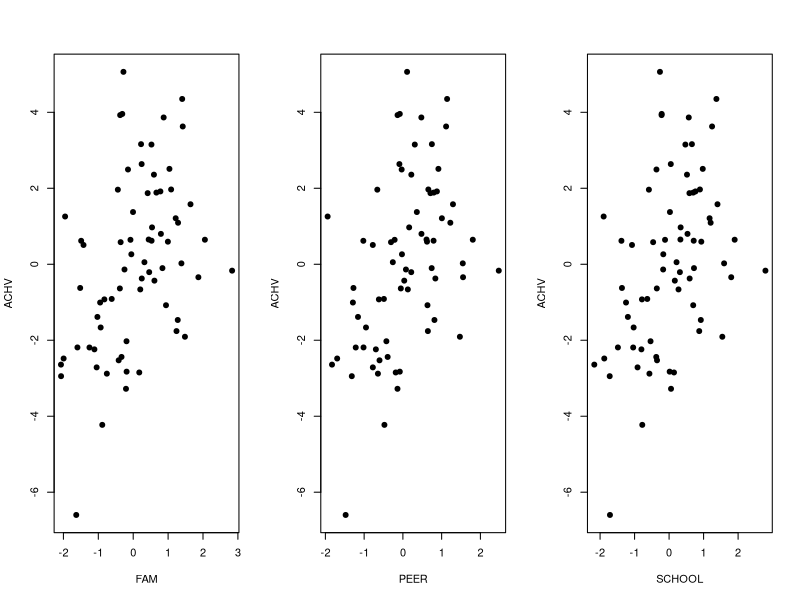

Recreate this plot in R. (Note: this script raises an error after producing the figure.)
## ---- chunk 1
setwd(dirname(rstudioapi::getActiveDocumentContext()$path))
library(readxl)  
AchieveData=read_excel("achieve.xls")
str(AchieveData)
## ---- chunk 2
par(mfrow=c(1,3))
plot(ACHV~FAM,data=AchieveData,pch=19)
plot(ACHV~PEER,data=AchieveData,pch=19)
plot(ACHV~SCHOOL,data=AchieveData,pch=19)
par(mfrow=c(1,1))

## ---- chunk 3
#achv.fit = lm(????)
#summary(achv.fit)


## ---- chunk 4
#residual plots (e v. fit, qqplot, hist)
par(mfrow=c(2,3))
plot(resid(achv.fit)~fitted(achv.fit), xlab='Fitted', ylab='Residuals');abline(h=0,lty=2)
qqnorm(resid(achv.fit),ylab='Residuals'); qqline(resid(achv.fit),lty=2)
hist(resid(achv.fit),main="", xlab="Residuals",col='lightblue')

#residual plots (e v. predictor)
plot(resid(achv.fit)~FAM,data=AchieveData,ylab='Residuals');abline(h=0,lty=2)
plot(resid(achv.fit)~PEER,data=AchieveData,ylab='Residuals');abline(h=0,lty=2)
plot(resid(achv.fit)~SCHOOL,data=AchieveData,ylab='Residuals');abline(h=0,lty=2)
par(mfrow=c(1,1))

## ---- chunk 5






## ---- chunk 6
summary(lm(SCHOOL~FAM+PEER,data=AchieveData))

R.squared3=summary(lm(SCHOOL~FAM+PEER,data=AchieveData))$r.squared
R.squared3

#VIF3 = ??????


## ---- chunk 7
#install.packages('car') if haven't already
library(car)
vif(lm(ACHV~FAM+PEER+SCHOOL,data=AchieveData))

## ---- chunk 8
summary(lm(ACHV~FAM,data=AchieveData))
resid(summary(lm(ACHV~FAM,data=AchieveData)))
hist(resid(summary(lm(ACHV~FAM,data=AchieveData))), main = "???", xlab = "???")





## ---- chunk 9







## ---- chunk 10
summary(lm(ACHV~FAM+SCHOOL,data=AchieveData))
par(mfrow=c(1,1))
plot(resid(lm(ACHV~FAM,data=AchieveData))~
     resid(lm(SCHOOL~FAM,data=AchieveData)),
     pch=19,
     ylab='ACHV | FAM', 
     xlab ='SCHOOL | FAM' )
abline(lm(resid(lm(ACHV~FAM,data=AchieveData))~
          resid(lm(SCHOOL~FAM,data=AchieveData))),
       col='blue')







## ---- chunk 11
#library(car)
avPlots(lm(ACHV~FAM+PEER+SCHOOL,data=AchieveData),layout=c(1,3))
summary(lm(ACHV~FAM+PEER+SCHOOL,data=AchieveData))
